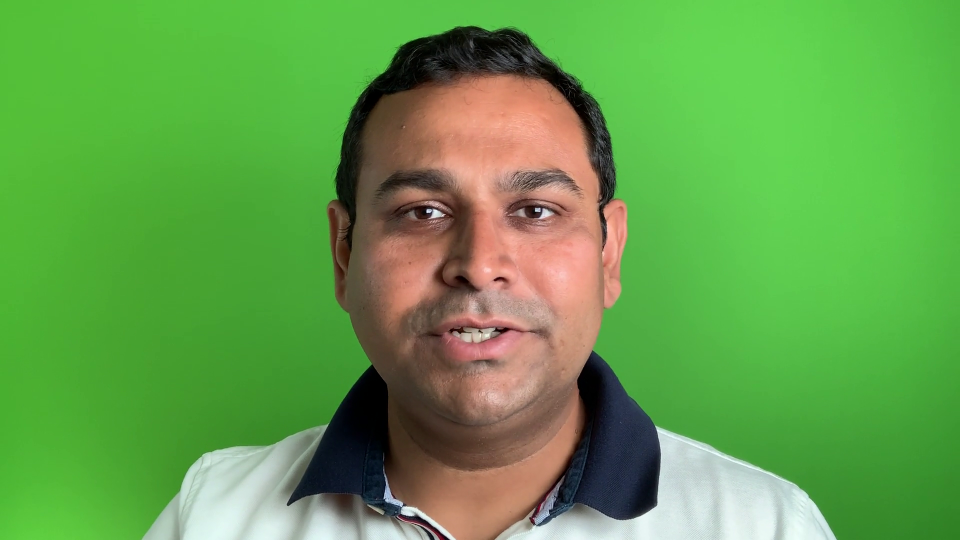
//> input picture OpenCV_ComputerVisionI_Course/mmorth_Project1/Chroma_keying/demo.png, 1920 x 1080 px (shown at 1/2 size)
$ ./submission   (built with g++ and OpenCV 4)
//> lines starting //> are read from the running program, lines starting //| are printed output that depends on the picture
#include <iostream>

#include <opencv2/opencv.hpp>
#include <opencv2/imgproc/imgproc.hpp>
#include <opencv2/highgui/highgui.hpp>
#include <opencv2/imgcodecs/imgcodecs.hpp>

using namespace std;
using namespace cv;

// Stores the points for the selected greenscreen color area
Point topLeft;
Point bottomRight;
Mat source;
Mat background;

// Stores whether the greenscreen region has been selected
bool greenScreenSelected = false;

// Specifies the greenscreen color selected by the user
Scalar greenScreenColor;
int greenScreenValue = 0;

// function which will be called on mouse input
// [52 lines left out: functions chooseGreenscreenColor, greenScreenDetector, not called in this run]

int main()
{
    // Create a window to display results
    namedWindow("Window", WINDOW_AUTOSIZE);

    // highgui function called when mouse events occur
    setMouseCallback("Window", chooseGreenscreenColor);

    // ================================== First Video =================================

    // TODO: Show sample frame from video and have user select region to use as greenscreen color background
    source = imread("demo.png");
//> source is the input picture: 1080 rows x 1920 cols, CV_8UC3; mean B, G, R 75.3, 160.7, 99.4
    background = imread("sample.jpg");
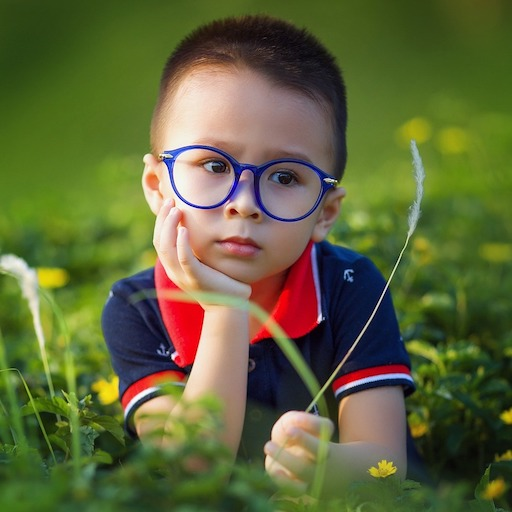
//> input picture OpenCV_ComputerVisionI_Course/mmorth_Project1/Chroma_keying/sample.jpg, 512 x 512 px
//> background is the input picture: 512 rows x 512 cols, CV_8UC3; mean B, G, R 57.8, 101.6, 95.4
    resize(background, background, Size(source.cols, source.rows));
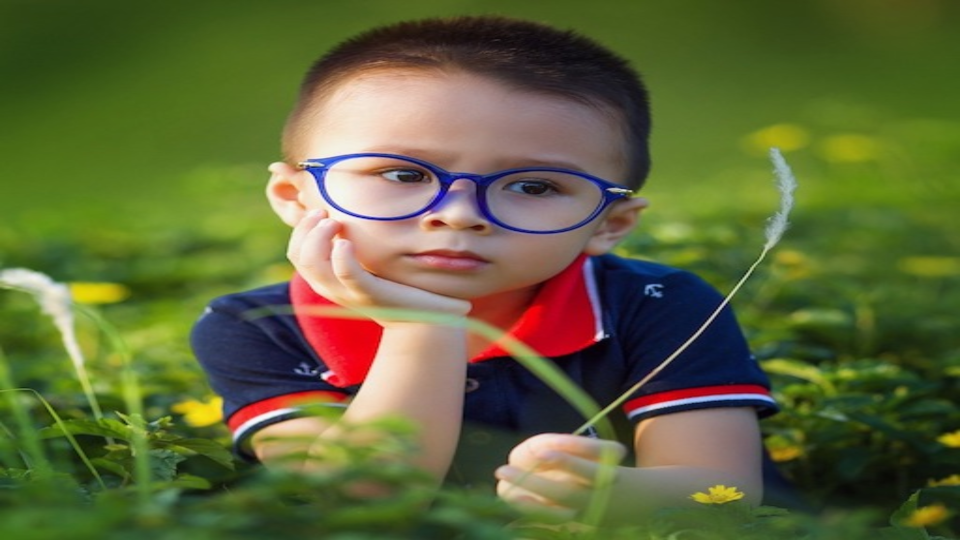
//> background: 1080 rows x 1920 cols, CV_8UC3 (shown at 1/2 size); mean B, G, R 57.7, 101.4, 95.3

    Mat dummy = source.clone();
    int k = 0;
    while(!greenScreenSelected)
    {
      imshow("Window", source );
      putText(source,"Drag greenscreen region" ,Point(10,30), FONT_HERSHEY_SIMPLEX, 0.7,Scalar(255,255,255), 2 );
      k= waitKey(20) & 0xFF;
      if(k== 99) {
              // Another way of cloning
              dummy.copyTo(source);
      } else if (k == 27) {
          return -1;
      }
    }

    // Create Trackbars and associate a callback function
    createTrackbar("Green Screen Slides", "Window", &greenScreenValue, 100);

    VideoCapture cap("greenscreen-demo.mp4");

    // Check if camera opened successfully
    if(!cap.isOpened()){
        cout << "Error opening video stream or file" << endl;
    }

    // Read until video is completed
    while(cap.isOpened()){

        Mat frame;

        // Capture frame-by-frame
        cap >> frame;

        // If the frame is empty, break immediately
        if (frame.empty())
          break;

        greenScreenDetector(frame);

        // Write the frame into the file 'outputChaplin.mp4'
        imshow("Window", frame);

        // Wait for 25 ms before moving on to the next frame
        // This will slow down the video
        waitKey(25);
    }


    // [54 lines of commented-out code are left out]

    return 0;
}
